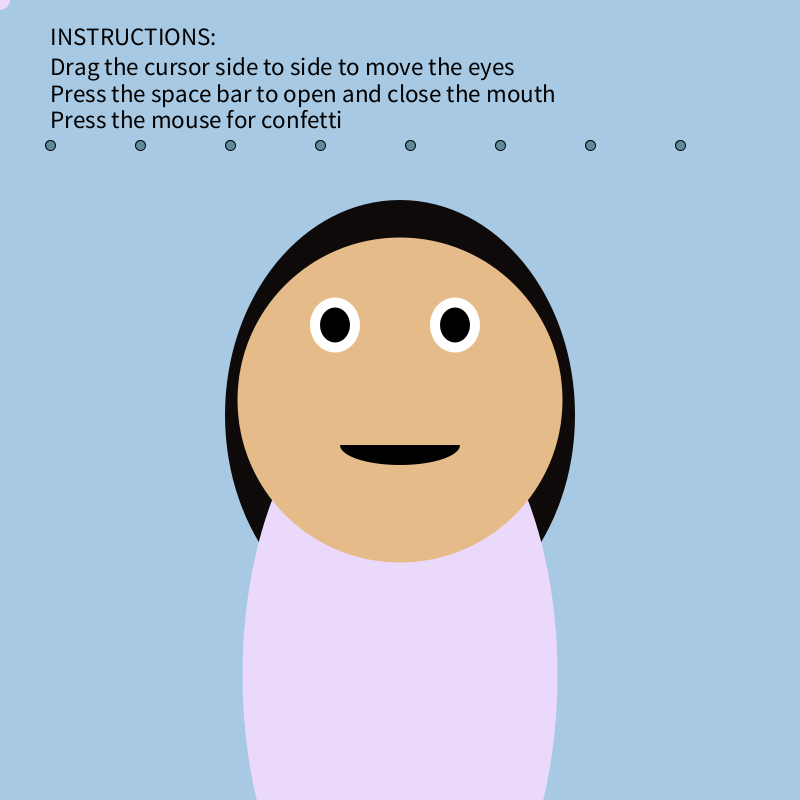
Frame 1 (no input)
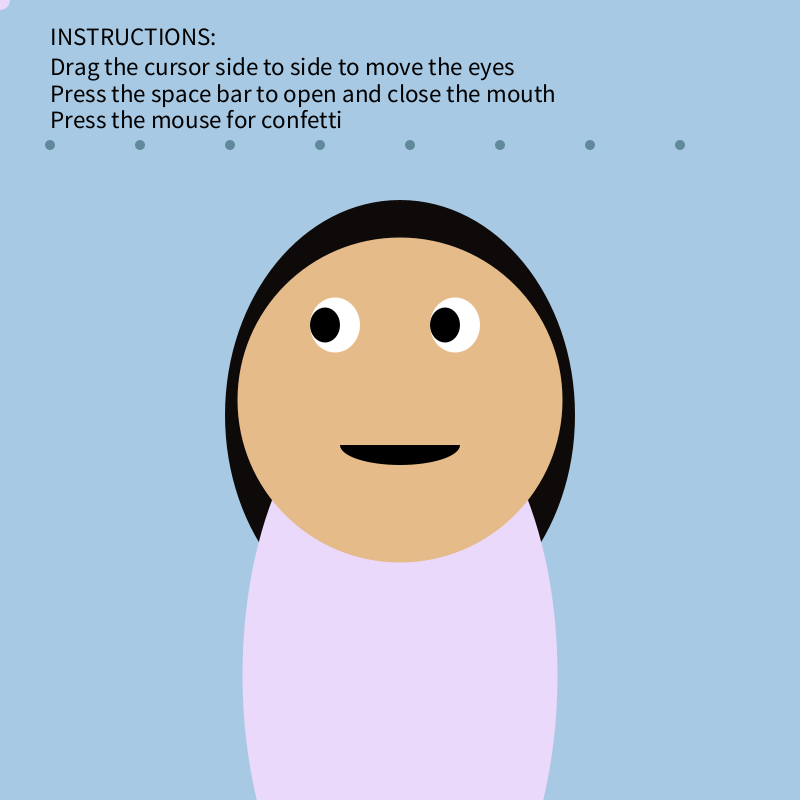
Frame 60 (the mouse pressed at the canvas centre just before this capture)
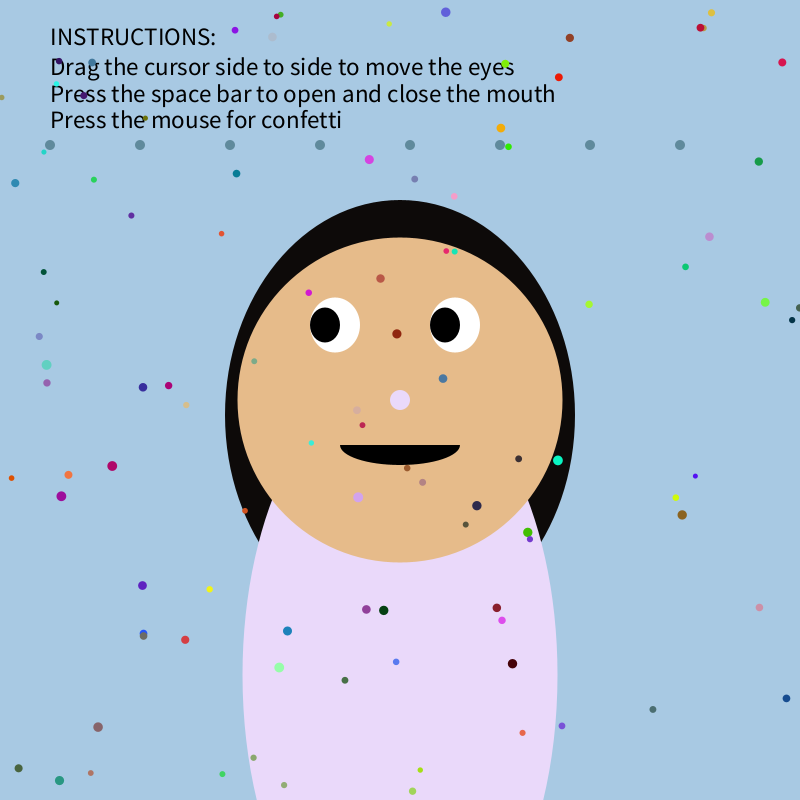
Frame 120 (the mouse held since frame 60 and released just before this capture)

The Processing sketch that drew these frames (run headless with seeded random() and noise(); from frame 60 on, the mouse is pressed at the canvas centre):

// Processing sketch: teya
// ── teya.pde
int eye1 = 335; //EYE X COORDINATE
int eye2 = 455; //EYE X COORDINATE
boolean bigSmile = false; //SMILE CHANGE
boolean confetti = false; //CONFETTI CHANGE

void setup () {
  size(800, 800);
  }
 
 void draw () {
background(168, 201, 227);

//BARRIER BETWEEN INSTRUCTIONS AND DRAWING (LOOP)
for (int i = 0; i < 8; i++) {
  fill(96, 138, 156);
  circle(50 + i*90, 145, 10);
}

//INSTRUCTIONS
fill(0);
textSize(25);
text("INSTRUCTIONS:", 50, 45);
text("Drag the cursor side to side to move the eyes", 50, 75);
text("Press the space bar to open and close the mouth", 50, 102);
text("Press the mouse for confetti", 50, 128);

//HAIR
noStroke();
fill(13, 10, 9);
ellipse(400, 415, 350, 430);

 //BODY
noStroke();
fill(234, 217, 250);
ellipse(400, 675, 315, 600);

   //HEAD
noStroke();
fill(230, 187, 138);
circle(400, 400, 325);  

//EYES
noStroke();
fill(255);
ellipse(335, 325, 50, 55);
ellipse(455, 325, 50, 55);
  //pupils
noStroke();
fill(0);
ellipse(eye1, 325, 30, 35);
ellipse(eye2, 325, 30, 35);

//EYE ANIMATION/MOVEMENT
if (mouseX < 400) {
eye1 = eye1 - 2;
eye2 = eye2 - 2;
}

else if (mouseX > 400) {
 eye1 = eye1 + 2;
 eye2 = eye2 + 2;
}

//EYE LIMITS
eye1 = constrain(eye1, 325, 345);
eye2 = constrain(eye2, 445, 465);

//MOUTH
if (bigSmile) {
  arc(400, 445, 120, 90, 0, PI); // bigger smile
} else {
  arc(400, 445, 120, 40, 0, PI); // normal smile
}

//CONFETTI
if (confetti) {
  for (int i = 0; i < 100; i++) {
    fill(random(255), random(255), random(255));
    noStroke();
    circle(random(width), random(height), random(5, 10));
  }
}

//CURSOR
noCursor();
fill(234, 217, 250);
circle(mouseX, mouseY, 20);
 
//}

 }

void mousePressed () {
//ADD CONFETTI (RAIN CONFETTI AND STOP CONFETTI)
confetti = !confetti;
   
}
   
void keyPressed () {
//SMILE CHANGE (BIG AND SMALL)
bigSmile = !bigSmile;  
   
 }
